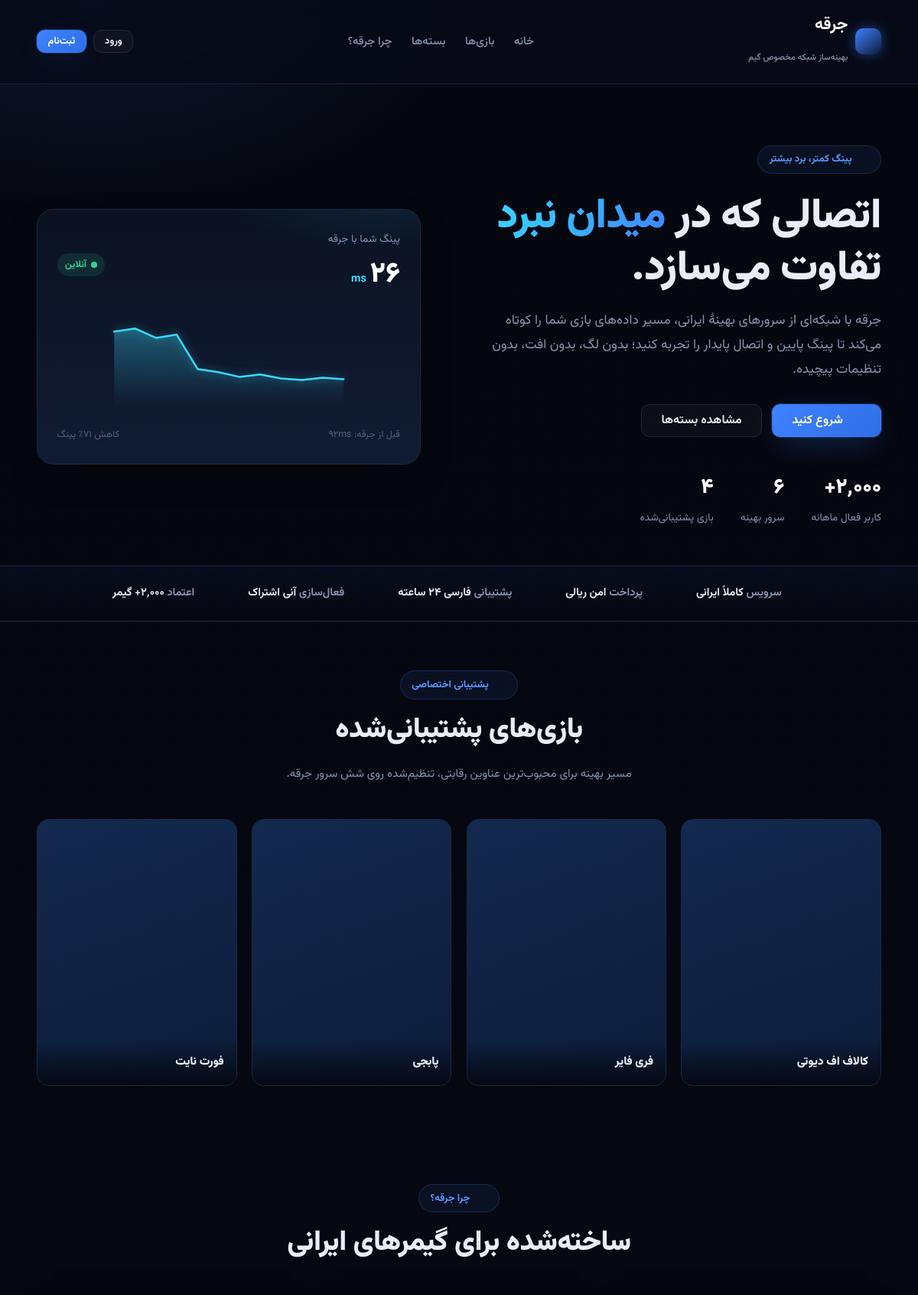
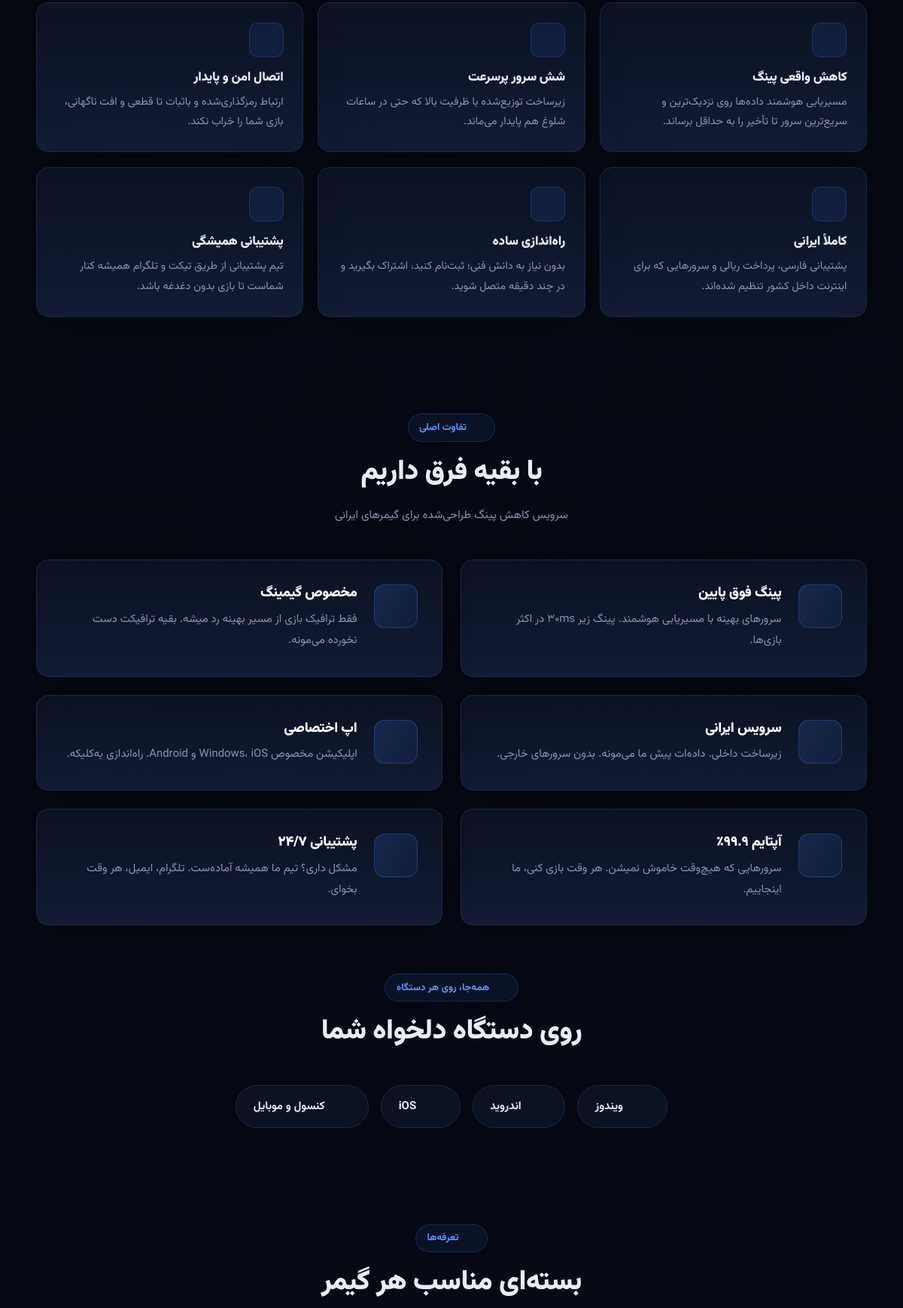
The page / (upper part) on the database its author committed (2 pictures, top to bottom).
### tables this page shows
CREATE TABLE IF NOT EXISTS `games` (
  `id` INT UNSIGNED NOT NULL AUTO_INCREMENT,
  `name` VARCHAR(80) NOT NULL,
  `image` VARCHAR(255) DEFAULT NULL,
  `sort_order` INT NOT NULL DEFAULT 0,
  `created_at` TIMESTAMP NOT NULL DEFAULT CURRENT_TIMESTAMP,
  PRIMARY KEY (`id`)
);

### backend/core/helpers.php (called while the page is built, shortened)
<?php
require_once __DIR__ . '/db.php';
function url(string $path = ''): string
{
    return BASE_URL . '/' . ltrim($path, '/');
}
function e($value): string
{
    return htmlspecialchars((string)$value, ENT_QUOTES, 'UTF-8');
}
function fa_num($input): string
{
    $en = ['0', '1', '2', '3', '4', '5', '6', '7', '8', '9'];
    $fa = ['۰', '۱', '۲', '۳', '۴', '۵', '۶', '۷', '۸', '۹'];
    return str_replace($en, $fa, (string)$input);
}

### backend/core/db.php (called while the page is built, shortened)
<?php
function db(): PDO
{
    static $pdo = null;
    if ($pdo instanceof PDO) {
        return $pdo;
    }
    $dsn = 'mysql:host=' . DB_HOST . ';dbname=' . DB_NAME . ';charset=' . DB_CHARSET;
    $options = [
        PDO::ATTR_ERRMODE            => PDO::ERRMODE_EXCEPTION,
        PDO::ATTR_DEFAULT_FETCH_MODE => PDO::FETCH_ASSOC,
        PDO::ATTR_EMULATE_PREPARES   => false,
    ];
    try {
        $pdo = new PDO($dsn, DB_USER, DB_PASS, $options);
    } catch (PDOException $e) {
        if (DEV_MODE) {
            die('خطا در اتصال به دیتابیس: ' . htmlspecialchars($e->getMessage()));
        }
        die('در حال حاضر امکان اتصال به سرویس وجود ندارد. لطفاً بعداً تلاش کنید.');
    }
    return $pdo;
}

### index.php (the view, shortened to what this page needs)
<?php
require_once __DIR__ . '/backend/core/helpers.php';
require_once __DIR__ . '/backend/core/icons.php';
$games = db()->query('SELECT * FROM games ORDER BY sort_order, id')->fetchAll();
require __DIR__ . '/frontend/views/inc/header.php';
?>
<section class="hero" id="home">
  <div class="container grid-2">
    <div>
      <span class="eyebrow"><?= icon('zap') ?> پینگ کمتر، برد بیشتر</span>
      <h1>اتصالی که در <span class="hl">میدان نبرد</span> تفاوت می‌سازد.</h1>
      <p class="lead">جرقه با شبکه‌ای از سرورهای بهینهٔ ایرانی، مسیر داده‌های بازی شما را کوتاه می‌کند تا پینگ پایین و اتصال پایدار را تجربه کنید؛ بدون لگ، بدون افت، بدون تنظیمات پیچیده.</p>
      <div class="hero-cta">
        <a href="<?= url('register.php') ?>" class="btn btn-primary btn-lg"><?= icon('spark') ?> شروع کنید</a>
        <a href="#packages" class="btn btn-ghost btn-lg">مشاهده بسته‌ها</a>
      </div>
      <div class="hero-stats">
        <div class="stat"><b><?= fa_num('۲٬۰۰۰+') ?></b><span>کاربر فعال ماهانه</span></div>
        <div class="stat"><b><?= fa_num(6) ?></b><span>سرور بهینه</span></div>
        <div class="stat"><b><?= fa_num(4) ?></b><span>بازی پشتیبانی‌شده</span></div>
      </div>
    </div>
    <div>
      <div class="ping-card">
        <div class="ping-head">
          <div>
            <div class="label">پینگ شما با جرقه</div>
            <div class="ping-val"><?= fa_num(26) ?> <small>ms</small></div>
          </div>
          <span class="badge ok"><span class="live-dot"></span> آنلاین</span>
        </div>
        <svg class="js-ping ping-graph"></svg>
        <div class="ping-legend">
          <span>قبل از جرقه: <?= fa_num(92) ?>ms</span>
          <span>کاهش <?= fa_num('۷۱٪') ?> پینگ</span>
        </div>
      </div>
    </div>
  </div>
</section>
<div class="trustbar">
  <div class="container">
    <div class="trust-item"><?= icon('flag') ?> <span>سرویس <b>کاملاً ایرانی</b></span></div>
    <div class="trust-item"><?= icon('wallet') ?> <span>پرداخت <b>امن ریالی</b></span></div>
    <div class="trust-item"><?= icon('headset') ?> <span>پشتیبانی <b>فارسی ۲۴ ساعته</b></span></div>
    <div class="trust-item"><?= icon('rocket') ?> <span>فعال‌سازی <b>آنی اشتراک</b></span></div>
    <div class="trust-item"><?= icon('verified') ?> <span>اعتماد <b>۲٬۰۰۰+ گیمر</b></span></div>
  </div>
</div>
<section class="section" id="games">
  <div class="container">
    <div class="section-head">
      <span class="eyebrow"><?= icon('gamepad') ?> پشتیبانی اختصاصی</span>
      <h2>بازی‌های پشتیبانی‌شده</h2>
      <p>مسیر بهینه برای محبوب‌ترین عناوین رقابتی، تنظیم‌شده روی شش سرور جرقه.</p>
    </div>
    <div class="games-grid">
      <?php foreach ($games as $g): ?>
        <div class="game-card">
          <?php if (!empty($g['image']) && file_exists(__DIR__ . '/uploads/games/' . $g['image'])): ?>
            <div class="img" style="background-image:url('<?= url('uploads/games/' . $g['image']) ?>')"></div>
          <?php else: ?>
            <div class="ph"><?= icon('gamepad') ?></div>
          <?php endif; ?>
          <div class="label"><?= e($g['name']) ?></div>
        </div>
      <?php endforeach; ?>
    </div>
  </div>
</section>
<section class="section" id="features">
  <div class="container">
    <div class="section-head">
      <span class="eyebrow"><?= icon('shield') ?> چرا جرقه؟</span>
      <h2>ساخته‌شده برای گیمرهای ایرانی</h2>
    </div>
    <div class="features">
      <div class="card feature">
        <div class="ico"><?= icon('gauge') ?></div>
        <h3>کاهش واقعی پینگ</h3>
        <p>مسیریابی هوشمند داده‌ها روی نزدیک‌ترین و سریع‌ترین سرور تا تأخیر را به حداقل برساند.</p>
      </div>
      <div class="card feature">
        <div class="ico"><?= icon('server') ?></div>
        <h3>شش سرور پرسرعت</h3>
        <p>زیرساخت توزیع‌شده با ظرفیت بالا که حتی در ساعات شلوغ هم پایدار می‌ماند.</p>
      </div>
      <div class="card feature">
        <div class="ico"><?= icon('shield') ?></div>
        <h3>اتصال امن و پایدار</h3>
        <p>ارتباط رمزگذاری‌شده و باثبات تا قطعی و افت ناگهانی، بازی شما را خراب نکند.</p>
      </div>
      <div class="card feature">
        <div class="ico"><?= icon('flag') ?></div>
        <h3>کاملاً ایرانی</h3>
        <p>پشتیبانی فارسی، پرداخت ریالی و سرورهایی که برای اینترنت داخل کشور تنظیم شده‌اند.</p>
      </div>
      <div class="card feature">
        <div class="ico"><?= icon('rocket') ?></div>
        <h3>راه‌اندازی ساده</h3>
        <p>بدون نیاز به دانش فنی؛ ثبت‌نام کنید، اشتراک بگیرید و در چند دقیقه متصل شوید.</p>
      </div>
      <div class="card feature">
        <div class="ico"><?= icon('headset') ?></div>
        <h3>پشتیبانی همیشگی</h3>
        <p>تیم پشتیبانی از طریق تیکت و تلگرام همیشه کنار شماست تا بازی بدون دغدغه باشد.</p>
      </div>
    </div>
  </div>
</section>
<section class="section" id="why-different">
  <div class="container">
    <div class="section-head">
      <span class="eyebrow"><?= icon('star') ?> تفاوت اصلی</span>
      <h2>با بقیه فرق داریم</h2>
      <p>سرویس کاهش پینگ طراحی‌شده برای گیمرهای ایرانی</p>
    </div>
    <div class="why-grid">
      <div class="card why-card">
        <div class="why-icon"><?= icon('gauge') ?></div>
        <div class="why-body">
          <h3>پینگ فوق پایین</h3>
          <p>سرورهای بهینه با مسیریابی هوشمند. پینگ زیر ۳۰ms در اکثر بازی‌ها.</p>
        </div>
      </div>
      <div class="card why-card">
        <div class="why-icon"><?= icon('gamepad') ?></div>
        <div class="why-body">
          <h3>مخصوص گیمینگ</h3>
          <p>فقط ترافیک بازی از مسیر بهینه رد میشه. بقیه ترافیکت دست نخورده می‌مونه.</p>
        </div>
      </div>
      <div class="card why-card">
        <div class="why-icon"><?= icon('flag') ?></div>
        <div class="why-body">
          <h3>سرویس ایرانی</h3>
          <p>زیرساخت داخلی. داده‌ات پیش ما می‌مونه. بدون سرورهای خارجی.</p>
        </div>
      </div>
      <div class="card why-card">
        <div class="why-icon"><?= icon('rocket') ?></div>
        <div class="why-body">
          <h3>اپ اختصاصی</h3>
          <p>اپلیکیشن مخصوص Windows، iOS و Android. راه‌اندازی یه‌کلیکه.</p>
        </div>
      </div>
      <div class="card why-card">
        <div class="why-icon"><?= icon('server') ?></div>
        <div class="why-body">
          <h3>آپتایم ۹۹.۹٪</h3>
          <p>سرورهایی که هیچ‌وقت خاموش نمیشن. هر وقت بازی کنی، ما اینجاییم.</p>
        </div>
      </div>
      <div class="card why-card">
        <div class="why-icon"><?= icon('headset') ?></div>
        <div class="why-body">
          <h3>پشتیبانی ۲۴/۷</h3>
          <p>مشکل داری؟ تیم ما همیشه آماده‌ست. تلگرام، ایمیل، هر وقت بخوای.</p>
        </div>
      </div>
    </div>
  </div>
</section>
<section class="section" id="platforms" style="padding-top:0">
  <div class="container">
    <div class="section-head">
      <span class="eyebrow"><?= icon('globe') ?> همه‌جا، روی هر دستگاه</span>
      <h2>روی دستگاه دلخواه شما</h2>
    </div>
    <div class="platforms">
      <div class="platform"><?= icon('windows') ?> ویندوز</div>
      <div class="platform"><?= icon('android') ?> اندروید</div>
      <div class="platform"><?= icon('apple') ?> iOS</div>
      <div class="platform"><?= icon('gamepad') ?> کنسول و موبایل</div>
    </div>
  </div>
</section>
<section class="section" id="packages">
  <div class="container">
    <div class="section-head">
      <span class="eyebrow"><?= icon('wallet') ?> تعرفه‌ها</span>
      <h2>بسته‌ای مناسب هر گیمر</h2>
    </div>
  </div>
</section>
<?php require __DIR__ . '/frontend/views/inc/footer.php'; ?>

### backend/core/icons.php (shortened to what this page needs)
<?php
function icon(string $name, string $cls = ''): string
{
    $body = $p[$name] ?? '';
    $class = trim('icn ' . $cls);
    return '<svg class="' . e($class) . '" viewBox="0 0 24 24" fill="none" stroke="currentColor" '
        . 'stroke-width="1.8" stroke-linecap="round" stroke-linejoin="round" aria-hidden="true">'
        . $body . '</svg>';
}

### rows shown on the page
games: name "کالاف اف دیوتی"
games: name "فری فایر"
games: name "پابجی"
games: name "فورت نایت"

### other values the page prints
SITE_NAME "جرقه"
SITE_SLOGAN "بهینه‌ساز شبکه مخصوص گیم"
fa_num('۲٬۰۰۰+') "۲٬۰۰۰+"
fa_num(6) "۶"
fa_num(4) "۴"
fa_num(26) "۲۶"
fa_num(92) "۹۲"
fa_num('۷۱٪') "۷۱٪"
